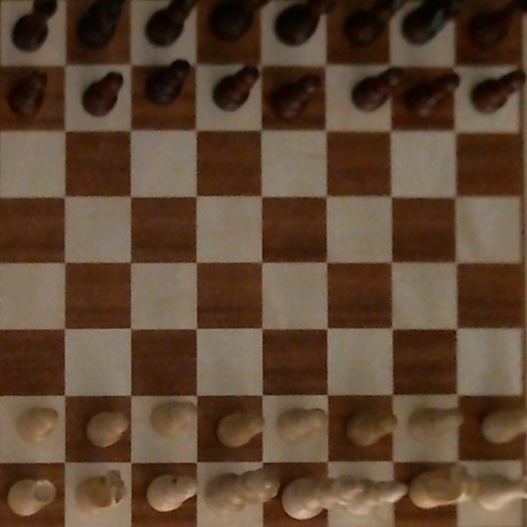
#> input picture testMedia/chessBoard012.jpg, 527 x 527 px
$ python otsu.py
#> lines starting #> are read from the running program, lines starting #| are printed output that depends on the picture; after the words box and inside, x2 and y2 are one past the last pixel; in counts of white or black regions, pixels touching at a corner belong together
#!/usr/bin/python3
# part of https://github.com/WolfgangFahl/play-chess-with-a-webcam
'''
Created on 2019-11-29

@author: wf

see https://docs.opencv.org/3.4/d7/d4d/tutorial_py_thresholding.html

'''
import sys
import cv2 as cv
from matplotlib import pyplot as plt
from timeit import default_timer as timer

def main(argv):
    default_file = '../../testMedia/chessBoard012.jpg'
    filename = argv[0] if len(argv) > 0 else default_file
    image = cv.imread(filename)
#> image is the input picture: shape (527, 527, 3); mean B, G, R 51.1, 70.5, 94.1
    cv.imshow('chessboard', image)
    # refresh
    cv.waitKey(5)
    img = cv.cvtColor(image, cv.COLOR_BGR2GRAY)
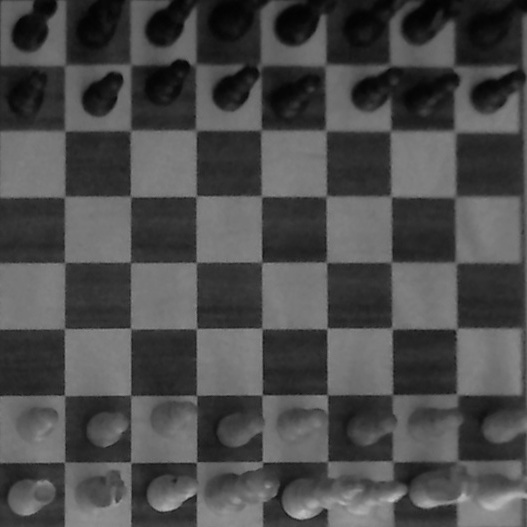
#> img: shape (527, 527); min 2, max 194, mean 75.3

    # global thresholding
    start1=timer()
    ret1,th1 = cv.threshold(img,127,255,cv.THRESH_BINARY)
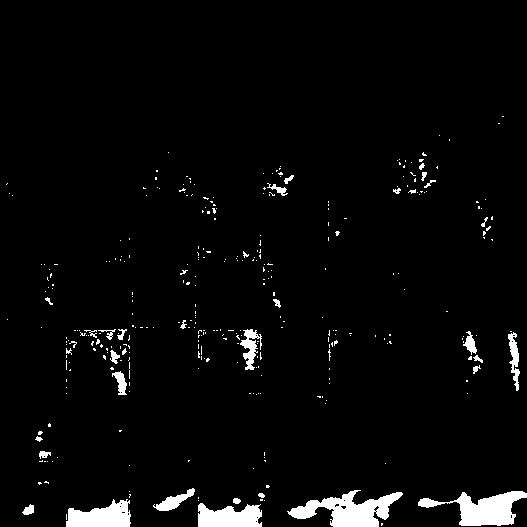
#> th1: shape (527, 527); 3.6% white; 333 white regions (298 under 20 px), largest, box (x1, y1, x2, y2) and area: (287, 490, 403, 527) 2095, (418, 491, 527, 526) 1840, (66, 499, 131, 527) 1251
    end1=timer()
    print ("binary treshold took %.4f s" % (end1-start1))
    # Otsu's thresholding
    start2=timer()
    ret2,th2 = cv.threshold(img,0,255,cv.THRESH_BINARY+cv.THRESH_OTSU)
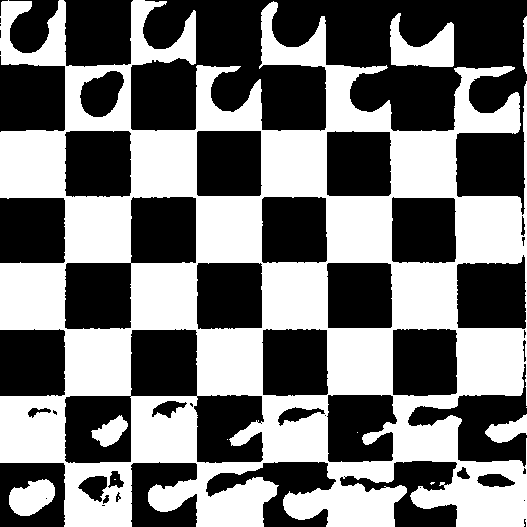
#> th2: shape (527, 527); 46.8% white; 11 white regions (5 under 20 px), largest, box (x1, y1, x2, y2) and area: (0, 0, 527, 527) 125433, (390, 13, 454, 67) 1981, (9, 479, 55, 516) 1194, (485, 414, 527, 443) 668, (91, 415, 128, 447) 632, (523, 16, 527, 74) 190
#> ret2 = 77
    end2=timer()
    print ("otsu's treshold took %.4f s" % (end2-start2))
    # Otsu's thresholding after Gaussian filtering
    start3=timer()
    blur = cv.GaussianBlur(img,(5,5),0)
    ret3,th3 = cv.threshold(blur,0,255,cv.THRESH_BINARY+cv.THRESH_OTSU)
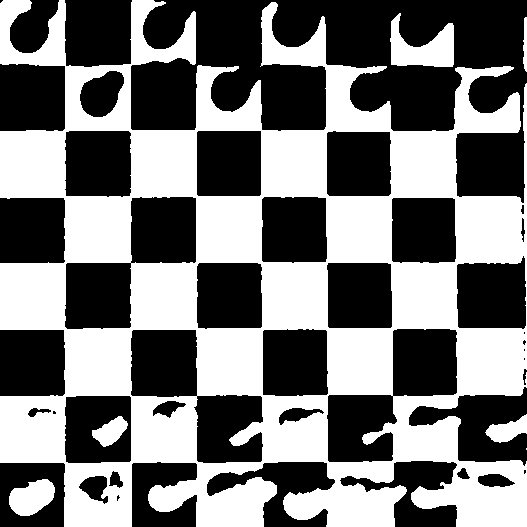
#> th3: shape (527, 527); 46.9% white; 7 white regions (1 under 20 px), largest, box (x1, y1, x2, y2) and area: (0, 0, 527, 527) 125661, (390, 13, 454, 67) 1938, (9, 479, 55, 516) 1191, (485, 414, 527, 443) 664, (92, 416, 128, 447) 622, (523, 17, 527, 72) 175
#> ret3 = 77
    end3=timer()
    print ("otsu's treshold + gauss took %.4f s" % (end3-start3))
    # plot all the images and their histograms
    images = [img, 0, th1,
              img, 0, th2,
              blur, 0, th3]
    titles = ['Original Noisy Image','Histogram','Global Thresholding (v=127)',
              'Original Noisy Image','Histogram',"Otsu's Thresholding",
              'Gaussian filtered Image','Histogram',"Otsu's Thresholding"]
    for i in range(3):
        plt.subplot(3,3,i*3+1),plt.imshow(images[i*3],'gray')
        plt.title(titles[i*3]), plt.xticks([]), plt.yticks([])
        plt.subplot(3,3,i*3+2),plt.hist(images[i*3].ravel(),256)
        plt.title(titles[i*3+1]), plt.xticks([]), plt.yticks([])
        plt.subplot(3,3,i*3+3),plt.imshow(images[i*3+2],'gray')
        plt.title(titles[i*3+2]), plt.xticks([]), plt.yticks([])
    plt.show()
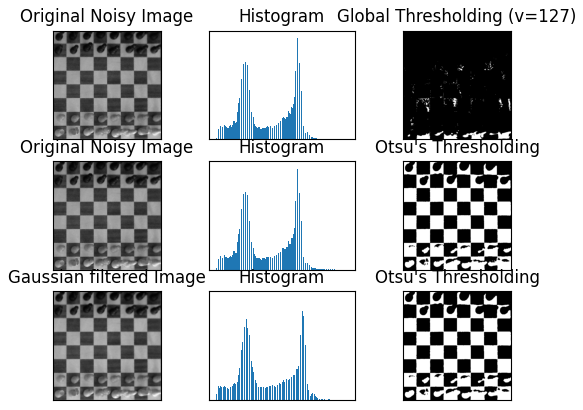
#> figure drawn by matplotlib, 9 panels
    return 0

if __name__ == "__main__":
    main(sys.argv[1:])

$ run again, with testMedia/chessBoard001.jpg copied over testMedia/chessBoard012.jpg
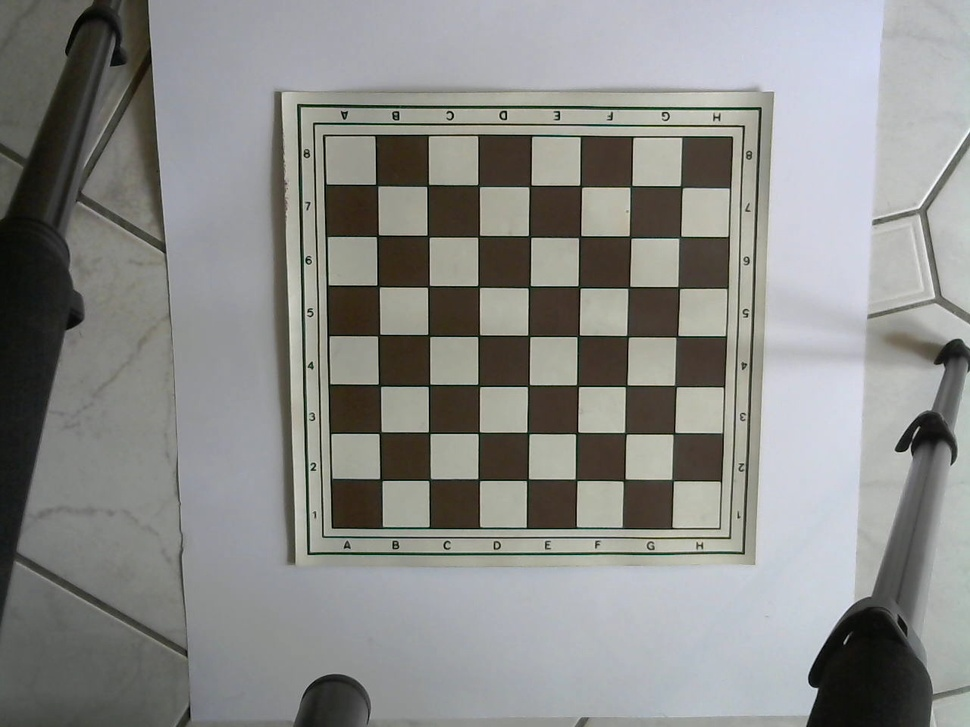
#> input picture testMedia/chessBoard001.jpg, 970 x 727 px, shrunk from 1280 x 960 before the run
#> in main, image is the input picture: shape (727, 970, 3); mean B, G, R 136, 138.5, 137.9
#> in main, `ret1,th1 = cv.threshold(img,127,255,cv.THRESH_BINARY)`:
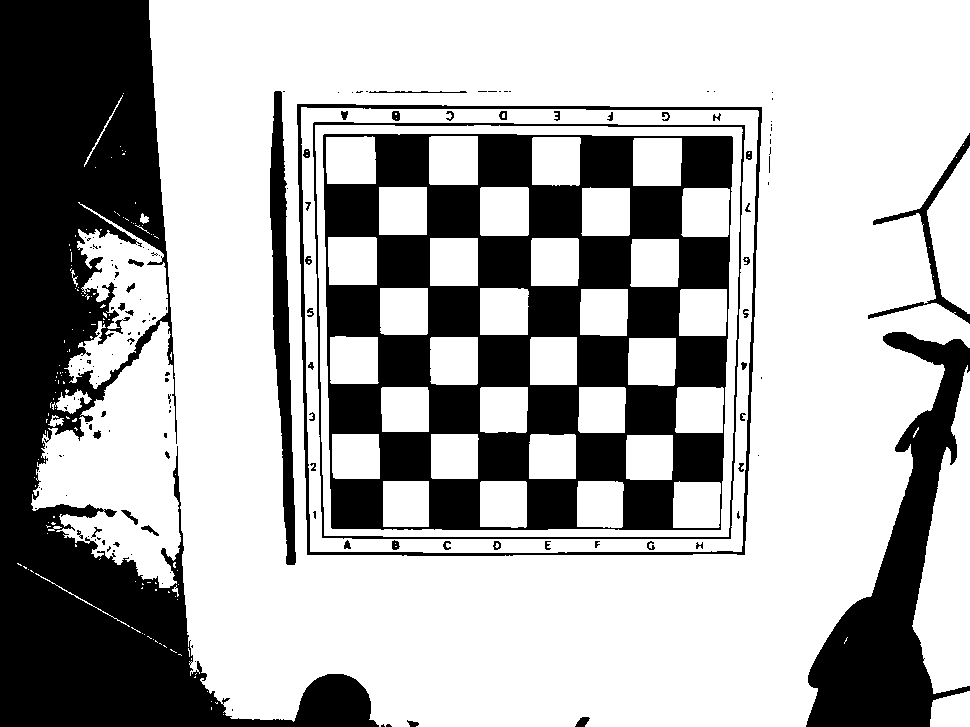
#> th1: shape (727, 970); 67.7% white; 153 black regions (101 under 20 px), largest, box (x1, y1, x2, y2) and area: (0, 0, 379, 727) 98696, (323, 134, 733, 530) 86493, (806, 332, 970, 727) 23312
#> th2: shape (727, 970); 71% white; 114 black regions (68 under 20 px), largest, box (x1, y1, x2, y2) and area: (323, 134, 733, 530) 85690, (0, 0, 371, 727) 79457, (806, 335, 970, 727) 22308
#> ret2 = 114
#> in main, `ret3,th3 = cv.threshold(blur,0,255,cv.THRESH_BINARY+cv.THRESH_OTSU)`:
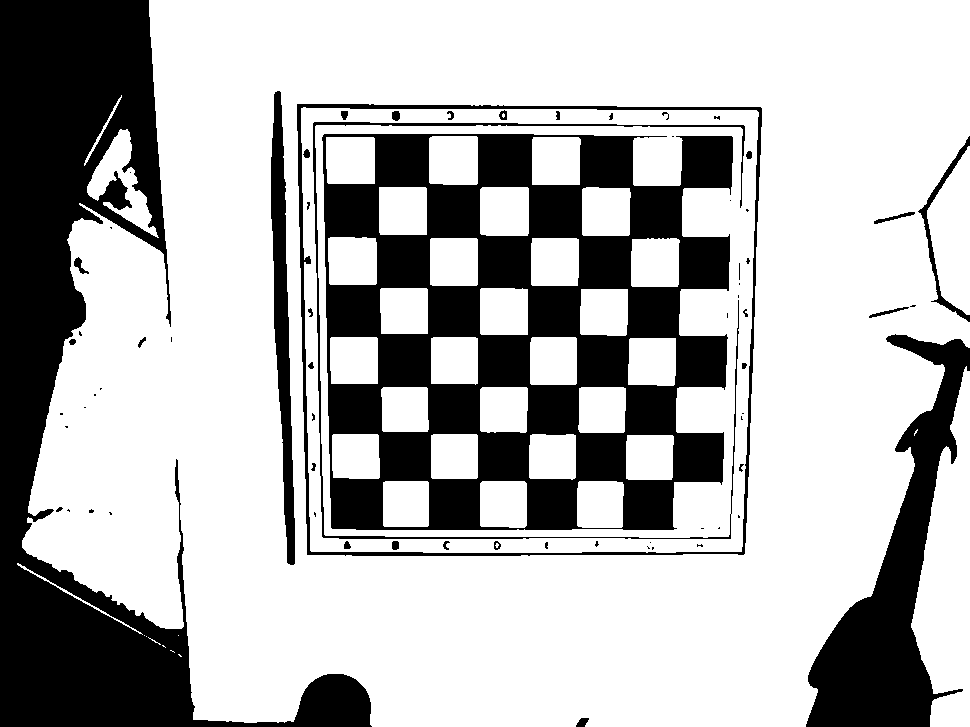
#> th3: shape (727, 970); 70.7% white; 69 black regions (36 under 20 px), largest, box (x1, y1, x2, y2) and area: (322, 134, 733, 530) 86654, (0, 0, 372, 727) 80690, (806, 334, 970, 727) 22348
#> ret3 = 115

$ run again, with testMedia/chessBoard002.jpg copied over testMedia/chessBoard012.jpg
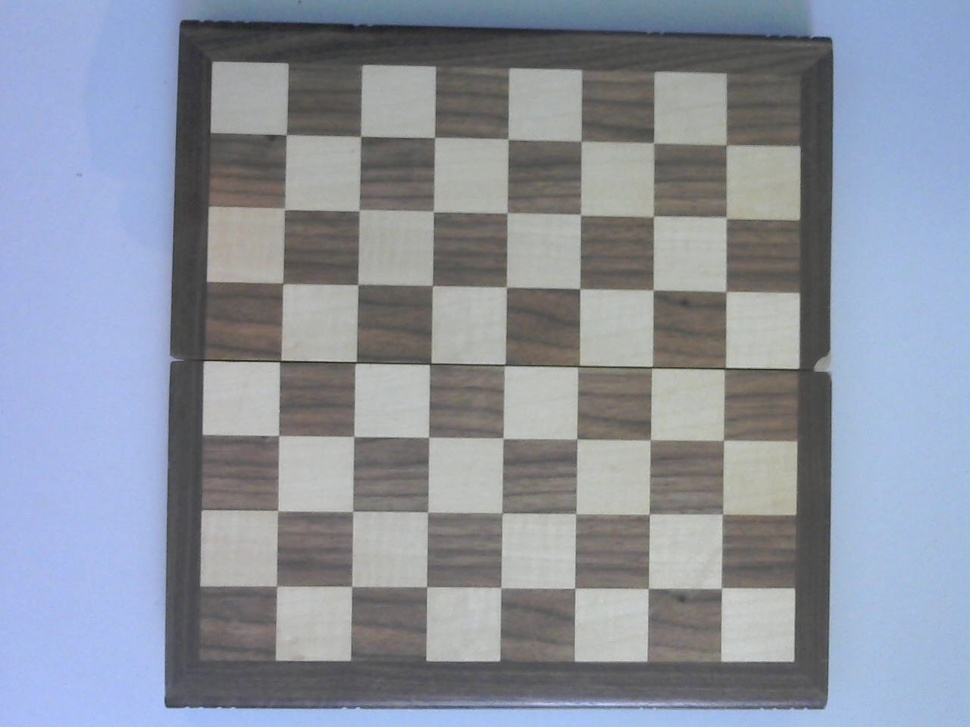
#> input picture testMedia/chessBoard002.jpg, 970 x 727 px, shrunk from 1280 x 960 before the run
#> in main, image is the input picture: shape (727, 970, 3); mean B, G, R 159.5, 146.6, 140
#> in main, `ret1,th1 = cv.threshold(img,127,255,cv.THRESH_BINARY)`:
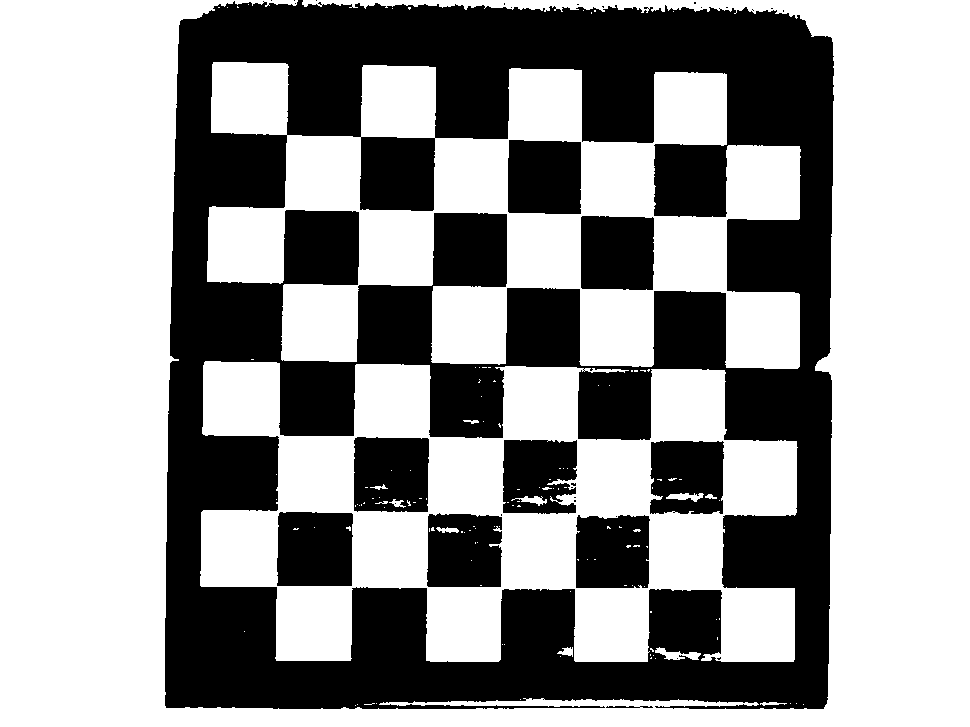
#> th1: shape (727, 970); 60.5% white; 33 black regions (23 under 20 px), largest, box (x1, y1, x2, y2) and area: (165, 0, 834, 709) 237089, (277, 512, 353, 586) 5433, (354, 437, 429, 512) 5289
#> th2: shape (727, 970); 59% white; 6 black regions (1 under 20 px), largest, box (x1, y1, x2, y2) and area: (164, 0, 834, 709) 267357, (277, 512, 353, 587) 5584, (353, 437, 429, 512) 5566, (575, 515, 650, 589) 5361, (650, 441, 724, 514) 5317
#> ret2 = 138
#> in main, `ret3,th3 = cv.threshold(blur,0,255,cv.THRESH_BINARY+cv.THRESH_OTSU)`:
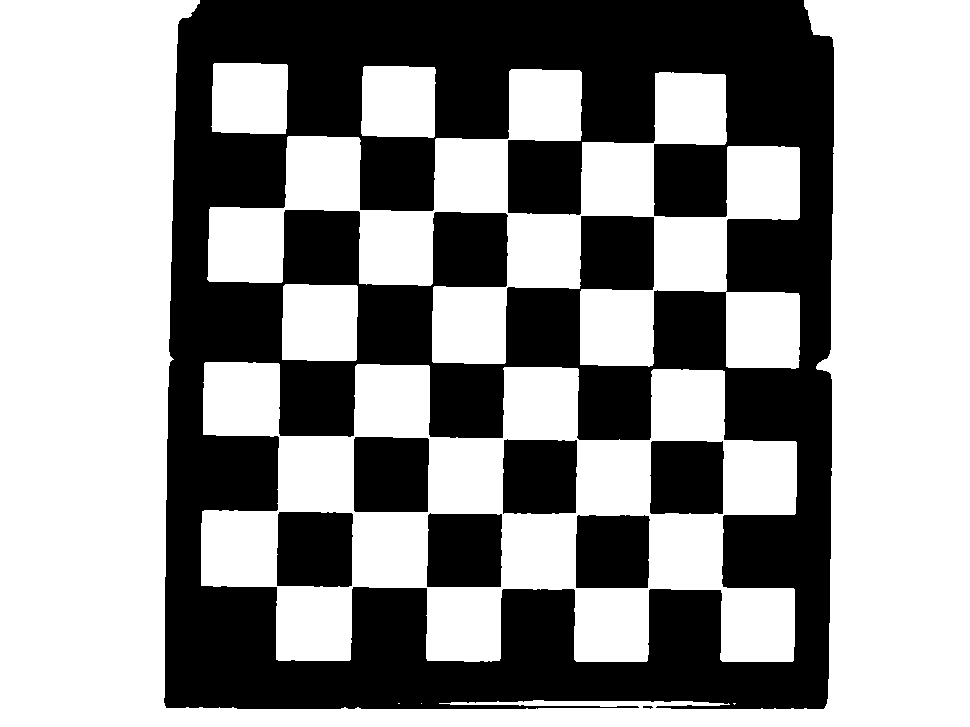
#> th3: shape (727, 970); 58.9% white; 8 black regions, largest, box (x1, y1, x2, y2) and area: (164, 0, 834, 709) 257506, (354, 437, 429, 512) 5538, (277, 512, 353, 587) 5527

$ run again, with testMedia/chessBoard003.jpg copied over testMedia/chessBoard012.jpg
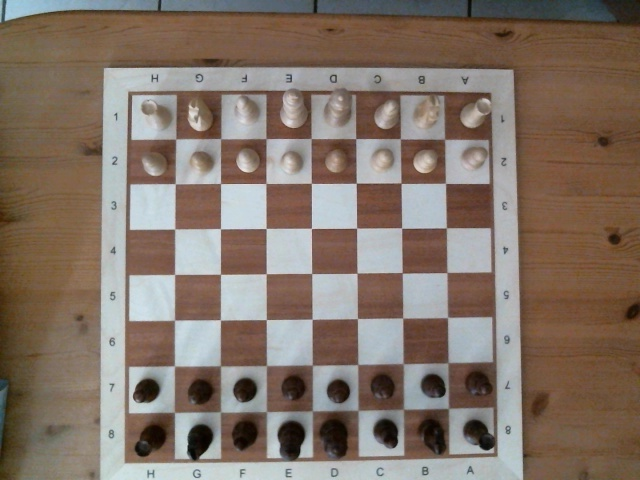
#> input picture testMedia/chessBoard003.jpg, 640 x 480 px
#> in main, image is the input picture: shape (480, 640, 3); mean B, G, R 104.3, 115.6, 130.6
#> in main, `ret1,th1 = cv.threshold(img,127,255,cv.THRESH_BINARY)`:
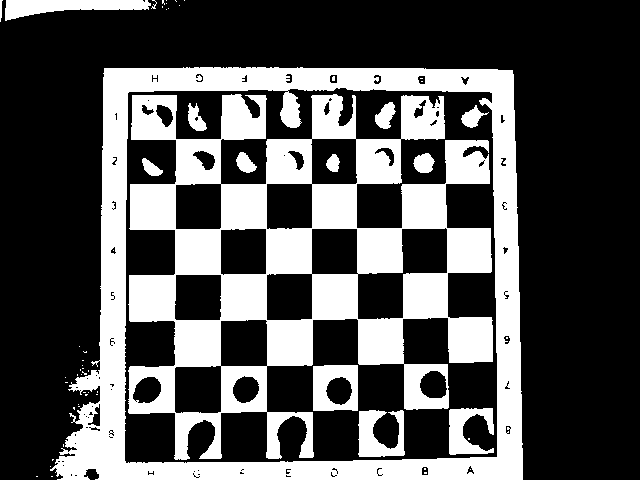
#> th1: shape (480, 640); 32.8% white; 58 white regions (44 under 20 px), largest, box (x1, y1, x2, y2) and area: (128, 94, 493, 460) 54716, (50, 67, 523, 480) 38171, (5, 0, 151, 21) 1712
#> th2: shape (480, 640); 31.1% white; 59 white regions (39 under 20 px), largest, box (x1, y1, x2, y2) and area: (129, 95, 493, 460) 49243, (76, 67, 523, 480) 34728, (5, 0, 140, 21) 1519
#> ret2 = 136
#> in main, `ret3,th3 = cv.threshold(blur,0,255,cv.THRESH_BINARY+cv.THRESH_OTSU)`:
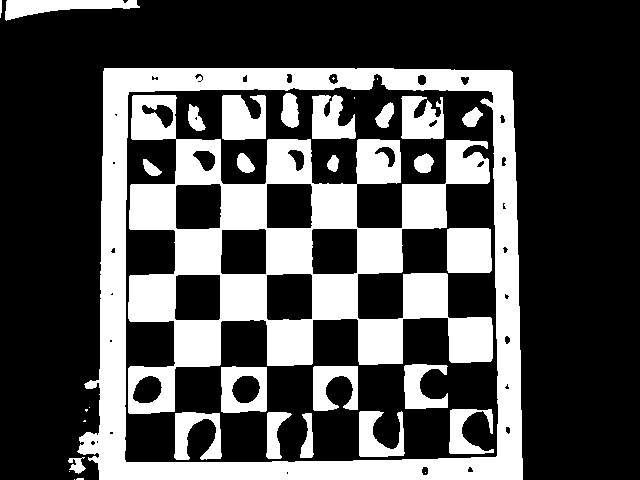
#> th3: shape (480, 640); 31.3% white; 35 white regions (10 under 20 px), largest, box (x1, y1, x2, y2) and area: (128, 95, 493, 414) 41842, (77, 68, 523, 480) 35192, (447, 228, 492, 273) 1986
#> ret3 = 135
